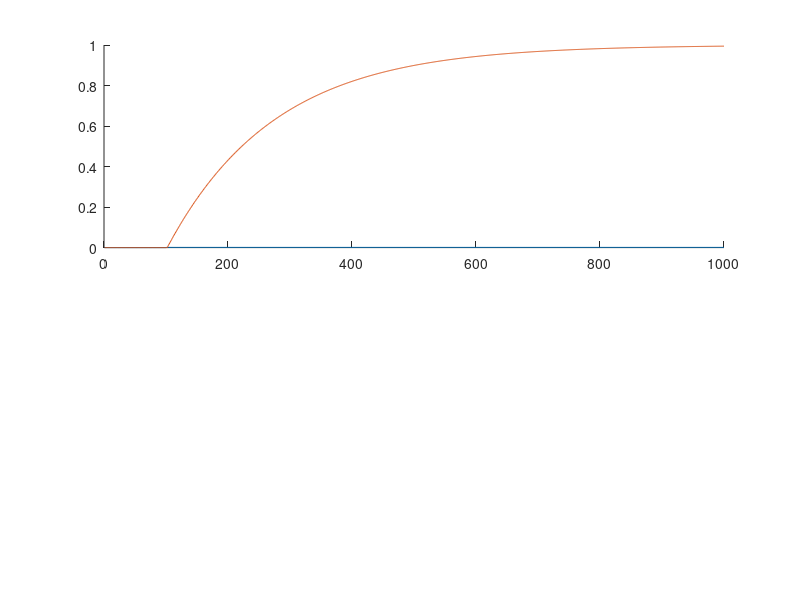

The MATLAB source for this figure: (Note: this script raises an error after producing the figure.)
%% Time
clear all;
close;
TEnd = 1000;
t = 1:1:TEnd;
T = [175 13];
%% Construct impulse input
delT = 1;
impulseShift = 100;
impulseIn = zeros(size(t));
impulseIn(1+impulseShift :delT+impulseShift ) = 1/delT;


%% Construct step input
delT = 1;
impulseShift = 100;
impulseIn = zeros(size(t));
impulseIn(1+impulseShift :end ) = 1;

%% Instantiation
x = zeros(size(t));
dx = zeros(size(t));
y = zeros(size(t));
dy = zeros(size(t));

%% Construct a resettable integrator


%% Construct PI control
in2 = zeros(size(t));
I_in2 = zeros(size(t));
for i = 2:(length(t))
    I_in2(i) = I_in2(i-1) + I_in2(i);
    in2(i)  = T(1) + I_in2(i);
    dx(i+1) = (-x(i) + impulseIn(i))/T(1);
end

%% Construct stage 1
for i = 1:(length(t)-1)
    x(i+1)  = dx(i) + x(i);
    dx(i+1) = (-x(i) + impulseIn(i))/T(1);
end
subplot(2,1,1);
hold on
plot(t,impulseIn/1000.0);
plot(t,x)
plot(t,dx)
legend("Stage 1 input", "stage 1 position", "stage 1 velocity");
%% Construct stage 2
for i = 1:(length(t)-1)
    y(i+1)  = dy(i) + y(i);
    dy(i+1) = (-y(i) + x(i))/T(2);
end
subplot(2,1,2);
hold on
plot(t,impulseIn/1000.0);
plot(t,x)
plot(t,y)
plot(t,dy)
legend("Impulse Input", "Stage 2 input", "stage 2 position (impulse response)", "stage 2 velocity");

